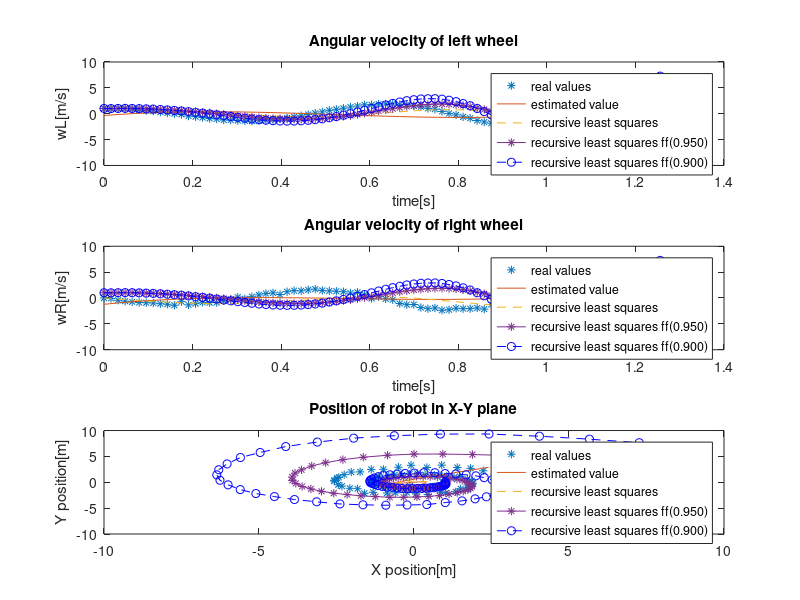

Write the MATLAB code that produced this figure.
%% Michal Blazej, Mohamed Emara, Juanito Sebastian Diaz
%% Hi comrades,This is first version of solution to exercise 8 MSI,probably it is not completly right when I was not sure about
% something I put that in commend, every not trivial calculation is
% comented
%% Data import
clc;
clear variables;
XY=importdata('exercise8_data.mat');
wL= XY(:,1);
wR= XY(:,2);
%%1 a) 4-th order polynomial through data
% Declaration of regresion matrix
t = 0:0.0159:79*0.0159;
fi=ones(80,4);
fi(:,2)=transpose(t);
fi(:,3)=transpose(t).^2;
fi(:,4)=transpose(t).^3;
% Calculation of LLS estimatiors
thetaL= inv(fi'*fi)*fi'*wL;
thetaR= inv(fi'*fi)*fi'*wR;
% Data plot
thetaL_vector= thetaL(4,1)*t.^3 + thetaL(3,1)*t.^2+ thetaL(2,1) * t + thetaL(1,1) * ones(1,80);
thetaR_vector= thetaR(4,1)*t.^3 + thetaR(3,1)*t.^2+ thetaR(2,1) * t + thetaR(1,1) * ones(1,80);
thetaL_vector = thetaL_vector';
thetaR_vector = thetaR_vector';
subplot(3,1,1);
plot(t,wL,'*',t,thetaL_vector);
xlabel('time[s]');
% not sure
ylabel('wL[m/s]');
title('Angular velocity of left wheel');
legend('real values','estimated value');
subplot(3,1,2);
plot(t,wR,'*',t,thetaR_vector);
xlabel('time[s]');
% not sure
ylabel('wR[m/s]');
title('Angular velocity of right wheel');
legend('real values','estimated value');
subplot(3,1,3);
plot(wL,wR,'*',thetaL_vector,thetaR_vector);
xlabel('X position[m]');
ylabel('Y position[m]');
title('Position of robot in X-Y plane');
legend('real values','estimated value');
% It do not work properly but I have expected that kind of behaviour
%% 1 b) Recursive square to estimate 4-th order polynomial
% Things that I am not sure about:
% 1 Initial value of QnR and QnL parameters,according to the script it
% should be inverse of theta parameter, but in case when one is using this
% algorithm one does not know the value of this parameter, anyway i used it
% values of theta for every another measurements is calculated with
% equation 5.23 from the script
% 2 Initial value of theta, In 5.3.1 there is info about prior knowledge of
% theta, in case we now theta we can use it, I decided to use theta from
% 1a)
% calculation of covariance of theta values
covL=cov(thetaL);
covR=cov(thetaR);
% assigment of values to variable used in algorithm
thetaMLL=thetaL;
thetaMLR=thetaR;
% inversion covariance values
QnL=inv(covL);
QnR=inv(covR);
% calculation of recursive least squares for every new value of fi
for n = 1:80;
QnL=QnL+fi(n)*transpose(fi(n));
QnR=QnR+fi(n)*transpose(fi(n));
thetaMLL=thetaMLL+(inv(QnL)*fi(n)*(wL(n)-fi(n)*thetaMLL));
thetaMLR=thetaMLR+(inv(QnR)*fi(n)*(wR(n)-fi(n)*thetaMLR));
thetaRLSL_vector(n)= thetaMLL(4,1)*t(n).^3 + thetaMLL(3,1)*t(n).^2+ thetaMLL(2,1) * t(n) + thetaMLL(1,1) * 1;
thetaRLSR_vector(n)= thetaMLR(4,1)*t(n).^3 + thetaMLR(3,1)*t(n).^2+ thetaMLR(2,1) * t(n) + thetaMLR(1,1) * 1;
end
% ploting section, the same as in 1 a) until the end of section
subplot(3,1,1);
plot(t,wL,'*',t,thetaL_vector,t,thetaRLSL_vector,'--');
xlabel('time[s]');
ylabel('wL[m/s]');
title('Angular velocity of left wheel');
legend('real values','estimated value','recursive least squares');
subplot(3,1,2);
plot(t,wR,'*',t,thetaR_vector,t,thetaRLSR_vector,'--');
xlabel('time[s]');
% not sure
ylabel('wR[m/s]');
title('Angular velocity of right wheel');
legend('real values','estimated value','recursive least squares');
subplot(3,1,3);
plot(wL,wR,'*',thetaL_vector,thetaR_vector,thetaRLSL_vector,thetaRLSR_vector,'--');
xlabel('X position[m]');
ylabel('Y position[m]');
title('Position of robot in X-Y plane');
legend('real values','estimated value','recursive least squares');
%% 1 c) Recursive factor with forgeting factors
% code is a copy of previous one with few changes of names and added two forgeting factors
% in this part i have used the same coveriance matrix and the same theta as before still I am not sure about it
% in this part for every wheel I have to use two different forgeting factor
% you can easly recognize them just take a look at the name of variable
% calculation of covariance of theta values
covL=cov(thetaL);
covR=cov(thetaR);
% assigment of values to variable used in algorithm
thetaMLLF1=thetaL;
thetaMLLF2=thetaL;
thetaMLRF1=thetaR;
thetaMLRF2=thetaR;
% inversion covariance values
QnLF1=inv(covL);
QnLF2=inv(covL);
QnRF1=inv(covR);
QnRF2=inv(covR);
% Values of forgeting factors for every case, !!!!!
% VALUES ALE COMPLETLY RANDOM WE NEED TO TUNE THAT THINK
F1L= 0.95;
F2L= 0.9;
F1R=F1L;
F2R=F2L;
% calculation of recursive least squares for every new value of fi
for n = 1:80;
    % recursive least squares forgeting factor algorithm
QnLF1=F1L*QnLF1+fi(n)*transpose(fi(n));
QnLF2=F2L*QnLF2+fi(n)*transpose(fi(n));
QnRF1=F1R*QnRF1+fi(n)*transpose(fi(n));
QnRF2=F2R*QnRF2+fi(n)*transpose(fi(n));
thetaMLLF1=thetaMLLF1+(inv(QnLF1)*fi(n)*(wL(n)-fi(n)*thetaMLLF1));
thetaMLLF2=thetaMLLF2+(inv(QnLF2)*fi(n)*(wL(n)-fi(n)*thetaMLLF2));
thetaMLRF1=thetaMLRF1+(inv(QnRF1)*fi(n)*(wR(n)-fi(n)*thetaMLRF1));
thetaMLRF2=thetaMLRF2+(inv(QnRF2)*fi(n)*(wR(n)-fi(n)*thetaMLRF2));
% Below are placed all vectors with calculated values
thetaRLSLF1_vector(n)= thetaMLLF1(4,1)*t(n).^3 + thetaMLLF1(3,1)*t(n).^2+ thetaMLLF1(2,1) * t(n) + thetaMLLF1(1,1) * 1;
thetaRLSLF2_vector(n)= thetaMLLF2(4,1)*t(n).^3 + thetaMLLF2(3,1)*t(n).^2+ thetaMLLF2(2,1) * t(n) + thetaMLLF2(1,1) * 1;
thetaRLSRF1_vector(n)= thetaMLRF1(4,1)*t(n).^3 + thetaMLRF1(3,1)*t(n).^2+ thetaMLRF1(2,1) * t(n) + thetaMLRF1(1,1) * 1;
thetaRLSRF2_vector(n)= thetaMLRF2(4,1)*t(n).^3 + thetaMLRF2(3,1)*t(n).^2+ thetaMLRF2(2,1) * t(n) + thetaMLRF2(1,1) * 1;
a=cov(thetaMLLF1);
end
% ploting section, the same as in 1 a) until the end of section there might
% be to much of this plots you know how to delete this
subplot(3,1,1);
plot(t,wL,'*',t,thetaL_vector,t,thetaRLSL_vector,'--',t,thetaRLSLF1_vector,'*-',t,thetaRLSLF2_vector,'b--o');
xlabel('time[s]');
ylabel('wL[m/s]');
title('Angular velocity of left wheel');
legend('real values','estimated value','recursive least squares',sprintf('recursive least squares ff(%1.3f)',F1L),sprintf('recursive least squares ff(%1.3f)',F2L));
subplot(3,1,2);
plot(t,wR,'*',t,thetaR_vector,t,thetaRLSR_vector,'--',t,thetaRLSLF1_vector,'*-',t,thetaRLSLF2_vector,'b--o');
xlabel('time[s]');
% not sure
ylabel('wR[m/s]');
title('Angular velocity of right wheel');
legend('real values','estimated value','recursive least squares',sprintf('recursive least squares ff(%1.3f)',F1R),sprintf('recursive least squares ff(%1.3f)',F2R));
subplot(3,1,3);
plot(wL,wR,'*',thetaL_vector,thetaR_vector,thetaRLSL_vector,thetaRLSR_vector,'--',thetaRLSLF1_vector,thetaRLSRF1_vector,'*-',thetaRLSLF2_vector,thetaRLSRF2_vector,'b--o');
xlabel('X position[m]');
ylabel('Y position[m]');
title('Position of robot in X-Y plane');
legend('real values','estimated value','recursive least squares',sprintf('recursive least squares ff(%1.3f)',F1R),sprintf('recursive least squares ff(%1.3f)',F2R));
%% 1 d) "one step ahead prediction"
% So about this point I do know sh*t so i decided that there is no point in
% doing that stuff I can imagine how it should look like it is not so hard
% to se that but first I want you guys to to something with there prevoius
% exercises
% Same assumption as in previous subpoints still all of them might be wrong
% at least code is proper
covL=cov(thetaL);
covR=cov(thetaR);
thetaSAL=thetaL;
thetaSAR=thetaR;
QnSAL=inv(covL);
QnSAR=inv(covR);
F1=0.9
for n = 1:80;
    % recursive least squares forgeting factor algorithm
QnSAL=F1*QnSAL+fi(n)*transpose(fi(n));
QnSAR=F2L*QnSAR+fi(n)*transpose(fi(n));

thetaSAL=thetaSAL+(inv(QnLF1)*fi(n)*(wL(n)-fi(n)*thetaSAL));
thetaSAR=thetaSAR+(inv(QnLF2)*fi(n)*(wL(n)-fi(n)*thetaSAR));

% Below are placed all vectors with calculated values
if (n == 1 )
thetaRLSLF1_vector(n)= thetaSAL(4,1)*t(n).^3 + thetaSAL(3,1)*t(n).^2+ thetaSAL(2,1) * t(n) + thetaSAL(1,1) * 1;
thetaRLSLF2_vector(n)= thetaSAR(4,1)*t(n).^3 + thetaSAR(3,1)*t(n).^2+ thetaSAR(2,1) * t(n) + thetaSAR(1,1) * 1;
thetaRLSLF1_vector(n+1)= thetaSAL(4,1)*t(n+1).^3 + thetaSAL(3,1)*t(n+1).^2+ thetaSAL(2,1) * t(n+1) + thetaSAL(1,1) * 1;
thetaRLSLF2_vector(n+1)= thetaSAR(4,1)*t(n+1).^3 + thetaSAR(3,1)*t(n+1).^2+ thetaSAR(2,1) * t(n+1) + thetaSAR(1,1) * 1;
covL=cov(thetaSAL);
covR=cov(thetaSAR);
else
    
    
end

a=cov(thetaMLLF1);
end


%%Exercise 2
% a) implementation of function robot_ode
RL=0.2;
RR=0.2;
L=0.6;
param = [RL,RR,L];




